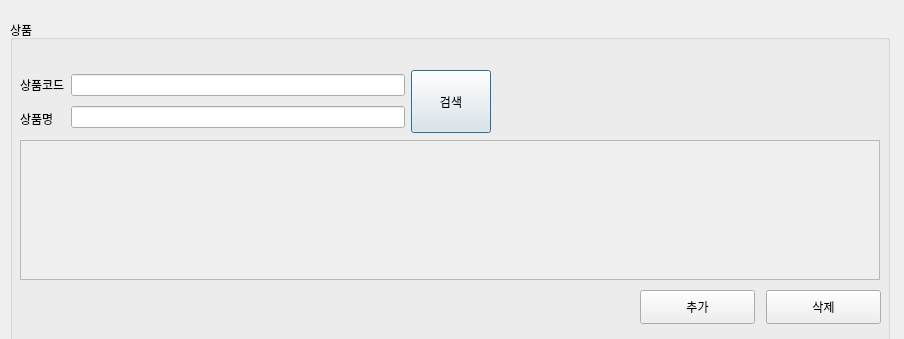
<?xml version="1.0" encoding="UTF-8"?>
<ui version="4.0">
 <class>Dialog</class>
 <widget class="QDialog" name="Dialog">
  <property name="geometry">
   <rect>
    <x>0</x>
    <y>0</y>
    <width>904</width>
    <height>339</height>
   </rect>
  </property>
  <property name="windowTitle">
   <string>Dialog</string>
  </property>
  <widget class="QGroupBox" name="groupBox_8">
   <property name="geometry">
    <rect>
     <x>10</x>
     <y>20</y>
     <width>880</width>
     <height>450</height>
    </rect>
   </property>
   <property name="palette">
    <palette>
     <active>
      <colorrole role="Text">
       <brush brushstyle="SolidPattern">
        <color alpha="255">
         <red>255</red>
         <green>0</green>
         <blue>0</blue>
        </color>
       </brush>
      </colorrole>
     </active>
     <inactive>
      <colorrole role="Text">
       <brush brushstyle="SolidPattern">
        <color alpha="255">
         <red>255</red>
         <green>0</green>
         <blue>0</blue>
        </color>
       </brush>
      </colorrole>
     </inactive>
     <disabled>
      <colorrole role="Text">
       <brush brushstyle="SolidPattern">
        <color alpha="255">
         <red>120</red>
         <green>120</green>
         <blue>120</blue>
        </color>
       </brush>
      </colorrole>
     </disabled>
    </palette>
   </property>
   <property name="title">
    <string>상품 </string>
   </property>
   <property name="flat">
    <bool>true</bool>
   </property>
   <widget class="QScrollArea" name="scrollArea_8">
    <property name="geometry">
     <rect>
      <x>10</x>
      <y>120</y>
      <width>860</width>
      <height>140</height>
     </rect>
    </property>
    <property name="widgetResizable">
     <bool>true</bool>
    </property>
    <widget class="QWidget" name="scrollAreaWidgetContents_12">
     <property name="geometry">
      <rect>
       <x>0</x>
       <y>0</y>
       <width>858</width>
       <height>138</height>
      </rect>
     </property>
     <widget class="QWidget" name="gridLayoutWidget_8">
      <property name="geometry">
       <rect>
        <x>0</x>
        <y>0</y>
        <width>861</width>
        <height>131</height>
       </rect>
      </property>
      <layout class="QGridLayout" name="gridLayout_8"/>
     </widget>
    </widget>
   </widget>
   <widget class="QWidget" name="horizontalLayoutWidget_13">
    <property name="geometry">
     <rect>
      <x>10</x>
      <y>50</y>
      <width>471</width>
      <height>63</height>
     </rect>
    </property>
    <layout class="QHBoxLayout" name="horizontalLayout_25">
     <item>
      <layout class="QVBoxLayout" name="verticalLayout_10">
       <item>
        <widget class="QLabel" name="label_22">
         <property name="enabled">
          <bool>true</bool>
         </property>
         <property name="text">
          <string>상품코드</string>
         </property>
        </widget>
       </item>
       <item>
        <widget class="QLabel" name="label_23">
         <property name="enabled">
          <bool>true</bool>
         </property>
         <property name="autoFillBackground">
          <bool>false</bool>
         </property>
         <property name="text">
          <string>상품명</string>
         </property>
        </widget>
       </item>
      </layout>
     </item>
     <item>
      <layout class="QVBoxLayout" name="verticalLayout_11">
       <item>
        <widget class="QLineEdit" name="lineEdit_18"/>
       </item>
       <item>
        <widget class="QLineEdit" name="lineEdit_19"/>
       </item>
      </layout>
     </item>
     <item>
      <widget class="QPushButton" name="pushButton_39">
       <property name="sizePolicy">
        <sizepolicy hsizetype="Minimum" vsizetype="MinimumExpanding">
         <horstretch>0</horstretch>
         <verstretch>0</verstretch>
        </sizepolicy>
       </property>
       <property name="text">
        <string>검색</string>
       </property>
      </widget>
     </item>
    </layout>
   </widget>
   <widget class="QPushButton" name="pushButton_3">
    <property name="geometry">
     <rect>
      <x>756</x>
      <y>270</y>
      <width>115</width>
      <height>34</height>
     </rect>
    </property>
    <property name="text">
     <string>삭제</string>
    </property>
   </widget>
   <widget class="QPushButton" name="pushButton_2">
    <property name="geometry">
     <rect>
      <x>630</x>
      <y>270</y>
      <width>115</width>
      <height>34</height>
     </rect>
    </property>
    <property name="text">
     <string>추가</string>
    </property>
   </widget>
  </widget>
 </widget>
 <resources/>
 <connections/>
</ui>
